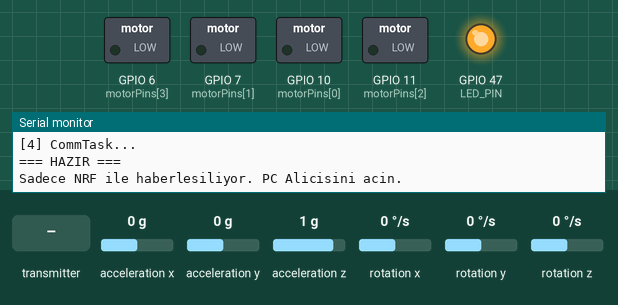
A sketch run on a simulated ESP32-S3. Parts: switched loads named in the sketch (green lamp = pin HIGH), output pins drawn as LEDs (lit = HIGH), the last lines printed to the serial monitor. Wiring (inferred from the names in the program): MPU-6050 motion sensor at I2C address 0x68. The test bench sets the inputs (shaded band); at power-on: acceleration x 0 g, acceleration y 0 g, rotation x 0 °/s, acceleration z 1 g, rotation y 0 °/s, rotation z 0 °/s. No radio packets arrive unless stated.

Above: at 6.7 s.
6.8 s: the transmitter starts sending throttle = 1024
At 7.3 s:
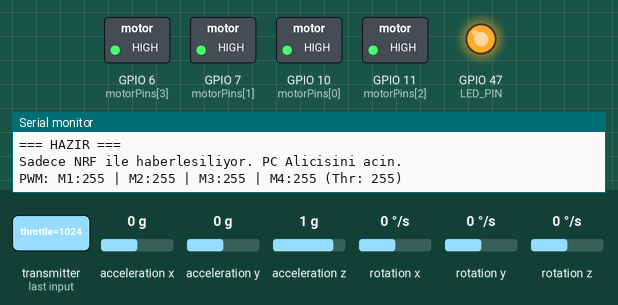
8.3 s: acceleration x set to -1.4 g
At 10.3 s:
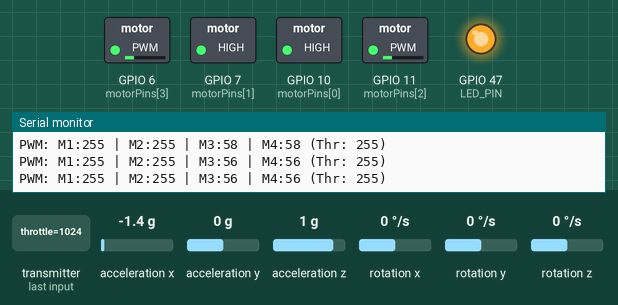
11.3 s: the transmitter starts sending roll = 1024
At 13.5 s:
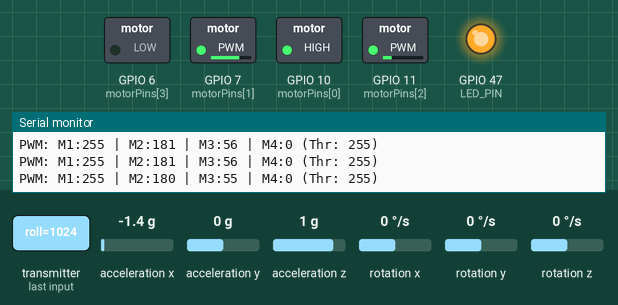
14.3 s: acceleration y set to 1.4 g
At 16.9 s:
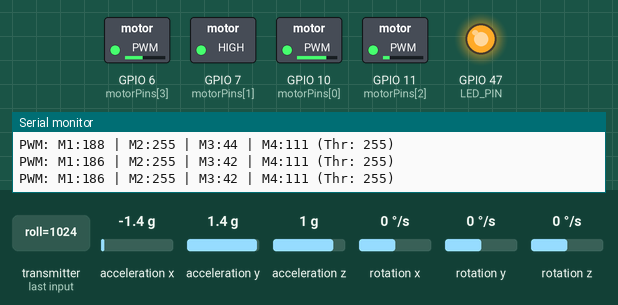
17.3 s: rotation x set to -184 °/s
At 19.1 s:
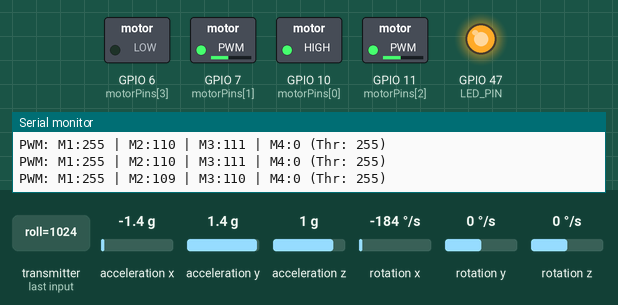
20.3 s: acceleration z set to 0 g
Timing chart, 0 to 23.2 s (numbered marks = the images above; inputs shaded):
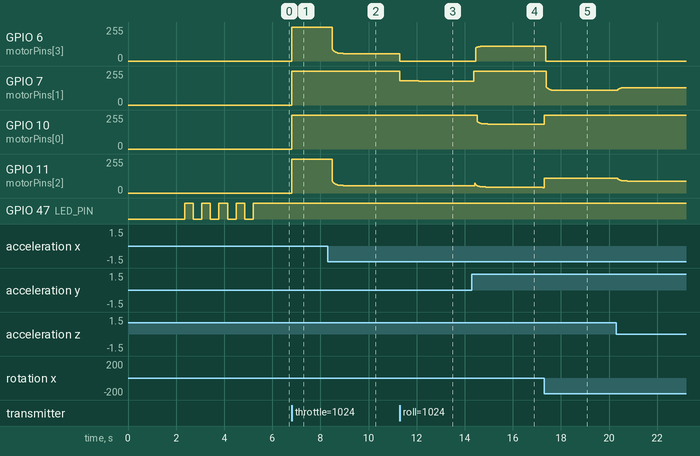

Measured:
- after the input at 6.8 s, GPIO 6 (motorPins[3]), GPIO 7 (motorPins[1]), GPIO 10 (motorPins[0]), GPIO 11 (motorPins[2]): 0/255 → 255/255 at once
- after the input at 8.3 s, GPIO 6 (motorPins[3]), GPIO 11 (motorPins[2]): moves from 255/255 to 56/255 over 0.46 s, starting after 0.19 s
- after the input at 11.3 s, GPIO 6 (motorPins[3]): 56/255 → 0/255 at once; GPIO 7 (motorPins[1]): 255/255 → 182/255 at once, → 181/255 0.46 s later, → 180/255 0.33 s later, → 179/255 0.92 s later; GPIO 11 (motorPins[2]): 56/255 → 55/255 after 0.46 s, → 56/255 0.33 s later, → 55/255 0.92 s later
- after the input at 14.3 s, GPIO 7 (motorPins[1]): 179/255 → 255/255 after 0.08 s; GPIO 10 (motorPins[0]): moves from 255/255 to 184/255 over 2.7 s, starting after 0.21 s
- after the input at 17.3 s, GPIO 7 (motorPins[1]): moves from 255/255 to 109/255 over 1.9 s, starting after 0.09 s; GPIO 11 (motorPins[2]): 40/255 → 111/255 at once, → 110/255 2.0 s later

The sketch:

droneeee.ino
```cpp
// ============================================================================
// ESP32-S3 SUPER MINI - MICRO DRONE FIRMWARE (SIMPLE)
// Joystick → Motor doğrudan kontrol, ARM/kilit YOK
// Core 0: WiFi + WebSocket
// Core 1: MPU6050 + PID + Motor
// ============================================================================

#include <Wire.h>
#include <SPI.h>
#include <RF24.h>

// ==========================================
// PIN CONFIG
// ==========================================
#define SDA_PIN 12
#define SCL_PIN 13
#define MPU_ADDR 0x68
#define LED_PIN 47

const int motorPins[] = {10, 7, 11, 6};
const int pwmFreq = 5000;
const int pwmResolution = 8;

// ==========================================
// FLIGHT PARAMS
// ==========================================
const float MAX_ANGLE = 20.0;
const float MAX_YAW_RATE = 90.0;
const float MAX_I_TERM = 40.0;

float Kp_roll  = 1.80, Ki_roll  = 0.04, Kd_roll  = 0.40;
float Kp_pitch = 1.80, Ki_pitch = 0.04, Kd_pitch = 0.40;
float Kp_yaw   = 2.50, Ki_yaw   = 0.05, Kd_yaw   = 0.00;

// ==========================================
// SHARED DATA (volatile)
// ==========================================
volatile int shared_throttle = 0;
volatile int shared_pitch = 0;
volatile int shared_roll = 0;
volatile int shared_yaw = 0;

volatile float tel_pitch = 0, tel_roll = 0, tel_yaw = 0;
volatile int tel_throttle = 0;

volatile int shared_m1 = 0;
volatile int shared_m2 = 0;
volatile int shared_m3 = 0;
volatile int shared_m4 = 0;

volatile int i2c_errors = 0;

volatile bool isCalibrated = false;
volatile bool isCalibrating = false;
volatile bool mpuOK = false;

// ==========================================
// FAILSAFE - WiFi Watchdog & Ramp-down
// ==========================================
volatile unsigned long lastCmdTime = 0;   // Son komut zamanı (millis)
const unsigned long CMD_TIMEOUT_MS = 500; // 500ms komut gelmezse failsafe
volatile bool failsafeActive = false;     // Failsafe durumu
volatile int failsafe_throttle = 0;       // Yavaş düşüş için anlık gaz
const int RAMPDOWN_STEP = 3;              // Her döngüde (500Hz) düşürülecek miktar
                                          // 255 / 3 = ~85 adım = ~170ms'de sıfıra iner

// ==========================================
// MPU6050 DATA
// ==========================================
int16_t raw_acc_x, raw_acc_y, raw_acc_z;
int16_t raw_gyro_x, raw_gyro_y, raw_gyro_z;
float gyroXOffset = 0, gyroYOffset = 0, gyroZOffset = 0;
float accRollOffset = 0, accPitchOffset = 0;

// ==========================================
// ATTITUDE & PID
// ==========================================
float roll_angle = 0, pitch_angle = 0, yaw_angle = 0;
float roll_i = 0, pitch_i = 0, yaw_i = 0;
float roll_pid_out = 0, pitch_pid_out = 0, yaw_pid_out = 0;

// ==========================================
// NRF24L01 CONFIG
// ==========================================
#define NRF_CE_PIN 1
#define NRF_CSN_PIN 2
#define NRF_SCK_PIN 3
#define NRF_MOSI_PIN 4
#define NRF_MISO_PIN 5

RF24 radio(NRF_CE_PIN, NRF_CSN_PIN);
const byte address[6] = "00001";

struct NRF_Payload {
  int16_t throttle;
  int16_t pitch;
  int16_t roll;
  int16_t yaw;
  int16_t cmd; // 1: Calibrate vb.
};
NRF_Payload nrfData;

struct NRF_Telemetry {
  float pitch;
  float roll;
  float yaw;
  int32_t cal_status; // 0=normal, 1=kalibre ediliyor, 2=kalibre edildi, 3=basarisiz
};
NRF_Telemetry telemetryData;

volatile bool nrfOK = false;

// ==========================================
// MPU6050 DRIVER
// ==========================================
bool initMPU6050() {
  Wire.begin(SDA_PIN, SCL_PIN, 400000);
  Wire.beginTransmission(MPU_ADDR);
  if (Wire.endTransmission() != 0) return false;

  Wire.beginTransmission(MPU_ADDR);
  Wire.write(0x6B); Wire.write(0x00);
  Wire.endTransmission();

  Wire.beginTransmission(MPU_ADDR);
  Wire.write(0x1A); Wire.write(0x03);
  Wire.endTransmission();

  Wire.beginTransmission(MPU_ADDR);
  Wire.write(0x1B); Wire.write(0x08);
  Wire.endTransmission();

  Wire.beginTransmission(MPU_ADDR);
  Wire.write(0x1C); Wire.write(0x08);
  Wire.endTransmission();

  return true;
}

void readMPU6050() {
  Wire.beginTransmission(MPU_ADDR);
  Wire.write(0x3B);
  if (Wire.endTransmission(false) != 0) {
    i2c_errors++;
    return;
  }
  int bytesReceived = Wire.requestFrom(MPU_ADDR, 14, true);
  if (bytesReceived < 14 || Wire.available() < 14) {
    i2c_errors++;
    return;
  }
  i2c_errors = 0;
  raw_acc_x  = (Wire.read() << 8) | Wire.read();
  raw_acc_y  = (Wire.read() << 8) | Wire.read();
  raw_acc_z  = (Wire.read() << 8) | Wire.read();
  Wire.read(); Wire.read();
  raw_gyro_x = (Wire.read() << 8) | Wire.read();
  raw_gyro_y = (Wire.read() << 8) | Wire.read();
  raw_gyro_z = (Wire.read() << 8) | Wire.read();
}

void calibrateGyro() {
  // GÜVENLİK: Gaz açıkken kalibrasyon yapma!
  if (shared_throttle > 5) {
    Serial.println("[CAL] REDDEDILDI - Önce gazi sifirla!");
    return;
  }

  // Motorları kapat
  for (int i = 0; i < 4; i++) ledcWrite(motorPins[i], 0);
  shared_throttle = 0;
  shared_pitch = 0;
  shared_roll = 0;
  shared_yaw = 0;

  isCalibrating = true;
  isCalibrated = false;
  Serial.println("[CAL] Kalibrasyon basliyor... Drone'u SABIT tutun!");

  // Ön bekleme - titreşim azalsın
  delay(500);

  long sum_x = 0, sum_y = 0, sum_z = 0;
  float sum_acc_roll = 0, sum_acc_pitch = 0;
  int validSamples = 0;
  const int targetSamples = 1000;
  int maxRetries = targetSamples + 200; // I2C hatalı okumaları tolere et

  // Titreşim tespiti için
  int16_t prev_gx = 0, prev_gy = 0, prev_gz = 0;
  int largeJumps = 0;

  for (int i = 0; i < maxRetries && validSamples < targetSamples; i++) {
    int prevErrors = i2c_errors;
    readMPU6050();

    // I2C okuma başarısız olduysa atla
    if (i2c_errors > prevErrors) {
      delay(2);
      continue;
    }

    // Titreşim kontrolü: önceki okumaya göre aşırı sapma var mı?
    if (validSamples > 0) {
      int16_t dx = abs(raw_gyro_x - prev_gx);
      int16_t dy = abs(raw_gyro_y - prev_gy);
      int16_t dz = abs(raw_gyro_z - prev_gz);
      if (dx > 500 || dy > 500 || dz > 500) {
        largeJumps++;
      }
    }
    prev_gx = raw_gyro_x;
    prev_gy = raw_gyro_y;
    prev_gz = raw_gyro_z;

    sum_x += raw_gyro_x;
    sum_y += raw_gyro_y;
    sum_z += raw_gyro_z;

    float ax = raw_acc_x / 8192.0;
    float ay = raw_acc_y / 8192.0;
    float az = raw_acc_z / 8192.0;
    sum_acc_roll += atan2(ay, sqrt(ax*ax + az*az)) * 180.0 / M_PI;
    sum_acc_pitch += -atan2(ax, sqrt(ay*ay + az*az)) * 180.0 / M_PI;

    validSamples++;

    if (validSamples % 100 == 0) digitalWrite(LED_PIN, !digitalRead(LED_PIN));
    delay(2);
  }

  if (validSamples < targetSamples) {
    Serial.printf("[CAL] BASARISIZ! Sadece %d/%d ornek okundu\n", validSamples, targetSamples);
    isCalibrating = false;
    isCalibrated = false;
    digitalWrite(LED_PIN, LOW);
    return;
  }

  // Titreşim uyarısı (kalibrasyon kabul edilir ama uyarı verilir)
  if (largeJumps > 50) {
    Serial.printf("[CAL] UYARI: %d titresim tespit edildi! Drone sabit degildi.\n", largeJumps);
  }

  gyroXOffset = (float)sum_x / validSamples;
  gyroYOffset = (float)sum_y / validSamples;
  gyroZOffset = (float)sum_z / validSamples;

  accRollOffset = sum_acc_roll / validSamples;
  accPitchOffset = sum_acc_pitch / validSamples;

  pitch_angle = 0;
  roll_angle = 0;
  yaw_angle = 0;

  Serial.printf("[CAL] OK! Offsets: X=%.1f Y=%.1f Z=%.1f (%d ornek, %d titresim)\n",
                gyroXOffset, gyroYOffset, gyroZOffset, validSamples, largeJumps);

  isCalibrating = false;
  isCalibrated = true;
  digitalWrite(LED_PIN, HIGH);
}

// ==========================================
// ATTITUDE & PID
// ==========================================
void computeAttitude(float dt) {
  float gr = (raw_gyro_x - gyroXOffset) / 65.5;
  float gp = (raw_gyro_y - gyroYOffset) / 65.5;
  float gy = (raw_gyro_z - gyroZOffset) / 65.5;

  float ax = raw_acc_x / 8192.0;
  float ay = raw_acc_y / 8192.0;
  float az = raw_acc_z / 8192.0;

  float acc_roll  = (atan2(ay, sqrt(ax*ax + az*az)) * 180.0 / M_PI) - accRollOffset;
  float acc_pitch = (-atan2(ax, sqrt(ay*ay + az*az)) * 180.0 / M_PI) - accPitchOffset;

  roll_angle  = 0.98 * (roll_angle + gr * dt) + 0.02 * acc_roll;
  pitch_angle = 0.98 * (pitch_angle + gp * dt) + 0.02 * acc_pitch;
  yaw_angle  += gy * dt;
  if (yaw_angle > 180.0)  yaw_angle -= 360.0;
  if (yaw_angle < -180.0) yaw_angle += 360.0;
}

void resetPID() {
  roll_i = 0; pitch_i = 0; yaw_i = 0;
  roll_pid_out = 0; pitch_pid_out = 0; yaw_pid_out = 0;
}

void computePID(float dt) {
  float target_roll  = (shared_roll / 100.0) * MAX_ANGLE;
  float target_pitch = (shared_pitch / 100.0) * MAX_ANGLE;
  float target_yaw_rate = (shared_yaw / 100.0) * MAX_YAW_RATE;

  float gr = (raw_gyro_x - gyroXOffset) / 65.5;
  float gp = (raw_gyro_y - gyroYOffset) / 65.5;
  float gy = (raw_gyro_z - gyroZOffset) / 65.5;

  float e_roll = target_roll - roll_angle;
  roll_i += e_roll * dt;
  roll_i = constrain(roll_i, -MAX_I_TERM, MAX_I_TERM);
  roll_pid_out = Kp_roll * e_roll + Ki_roll * roll_i + Kd_roll * (-gr);

  float e_pitch = target_pitch - pitch_angle;
  pitch_i += e_pitch * dt;
  pitch_i = constrain(pitch_i, -MAX_I_TERM, MAX_I_TERM);
  pitch_pid_out = Kp_pitch * e_pitch + Ki_pitch * pitch_i + Kd_pitch * (-gp);

  float e_yaw = target_yaw_rate - gy;
  yaw_i += e_yaw * dt;
  yaw_i = constrain(yaw_i, -MAX_I_TERM, MAX_I_TERM);
  yaw_pid_out = Kp_yaw * e_yaw + Ki_yaw * yaw_i;
}

void applyMotors() {
  int thr = shared_throttle;

  // ---- FAILSAFE KONTROL ----
  // Watchdog: Son komuttan bu yana CMD_TIMEOUT_MS geçtiyse failsafe aktif
  if (lastCmdTime > 0 && (millis() - lastCmdTime) > CMD_TIMEOUT_MS) {
    if (!failsafeActive) {
      failsafeActive = true;
      failsafe_throttle = thr; // Mevcut gazdan yavaşça düşür
      Serial.println("[FAILSAFE] WiFi timeout! Motor ramp-down basliyor...");
    }
  }

  // Failsafe aktifse: gazı kademeli düşür
  if (failsafeActive) {
    failsafe_throttle -= RAMPDOWN_STEP;
    if (failsafe_throttle < 0) failsafe_throttle = 0;
    thr = failsafe_throttle;
    shared_pitch = 0;
    shared_roll = 0;
    shared_yaw = 0;

    if (failsafe_throttle == 0) {
      for (int i = 0; i < 4; i++) ledcWrite(motorPins[i], 0);
      resetPID();
      shared_m1 = 0; shared_m2 = 0; shared_m3 = 0; shared_m4 = 0;
      static unsigned long lastFsLog = 0;
      if (millis() - lastFsLog >= 1000) {
        lastFsLog = millis();
        Serial.println("[FAILSAFE] Motorlar durduruldu. Baglanti bekleniyor...");
      }
      return;
    }
  }

  // Gaz 0 veya I2C hatası varsa motorları kapat, PID sıfırla
  if (thr < 5 || i2c_errors > 10) {
    for (int i = 0; i < 4; i++) ledcWrite(motorPins[i], 0);
    resetPID();
    shared_m1 = 0;
    shared_m2 = 0;
    shared_m3 = 0;
    shared_m4 = 0;
    failsafe_throttle = 0;
    return;
  }

  int m1, m2, m3, m4;

  if (mpuOK && isCalibrated && !isCalibrating) {
    // PID aktif: stabilize uçuş
    m1 = thr - pitch_pid_out + roll_pid_out - yaw_pid_out;
    m2 = thr - pitch_pid_out - roll_pid_out + yaw_pid_out;
    m3 = thr + pitch_pid_out + roll_pid_out + yaw_pid_out;
    m4 = thr + pitch_pid_out - roll_pid_out - yaw_pid_out;
  } else {
    // PID yok: doğrudan joystick mixing
    int p = shared_pitch;
    int r = shared_roll;
    int y = shared_yaw;
    m1 = thr - p + r - y;
    m2 = thr - p - r + y;
    m3 = thr + p + r + y;
    m4 = thr + p - r - y;
  }

  int m[4] = {m1, m2, m3, m4};

  // Taşma düzeltme
  int max_m = max(max(m[0], m[1]), max(m[2], m[3]));
  int min_m = min(min(m[0], m[1]), min(m[2], m[3]));
  if (max_m > 255) {
    int diff = max_m - 255;
    for (int i = 0; i < 4; i++) m[i] -= diff;
  }
  if (min_m < 0) {
    int diff = -min_m;
    for (int i = 0; i < 4; i++) m[i] += diff;
  }

  for (int i = 0; i < 4; i++) {
    m[i] = constrain(m[i], 0, 255);
    ledcWrite(motorPins[i], m[i]);
  }
  shared_m1 = m[0];
  shared_m2 = m[1];
  shared_m3 = m[2];
  shared_m4 = m[3];

  static unsigned long lastLog = 0;
  if (millis() - lastLog >= 500) {
    lastLog = millis();
    Serial.printf("PWM: M1:%d | M2:%d | M3:%d | M4:%d (Thr: %d)\n", m[0], m[1], m[2], m[3], thr);
  }
}

// ==========================================
// CORE 0: COMMUNICATION (NRF Only)
// ==========================================
void communicationTask(void* param) {
  while (1) {
    if (nrfOK && radio.available()) {
      radio.read(&nrfData, sizeof(NRF_Payload));

      lastCmdTime = millis(); // Failsafe watchdog sifirla
      if (failsafeActive) {
        failsafeActive = false;
        failsafe_throttle = 0;
        Serial.println("[FAILSAFE] NRF Baglanti geri geldi!");
      }

      if (nrfData.cmd == 1) { // Calibrate komutu
        if (shared_throttle <= 5) calibrateGyro();
      } else {
        shared_throttle = constrain(nrfData.throttle, 0, 255);
        shared_pitch = constrain(nrfData.pitch, -100, 100);
        shared_roll = constrain(nrfData.roll, -100, 100);
        shared_yaw = constrain(nrfData.yaw, -100, 100);
      }

      // Ack Payload hazirla (Bir sonraki paket icin)
      telemetryData.pitch = pitch_angle;
      telemetryData.roll = roll_angle;
      telemetryData.yaw = yaw_angle;
      if (isCalibrating) telemetryData.cal_status = 1;
      else if (isCalibrated) telemetryData.cal_status = 2;
      else telemetryData.cal_status = 0;
      radio.writeAckPayload(0, &telemetryData, sizeof(NRF_Telemetry));
    }

    vTaskDelay(pdMS_TO_TICKS(5));
  }
}

// ==========================================
// SETUP
// ==========================================
void setup() {
  Serial.begin(115200);
  delay(500);
  Serial.println("\n=== DRONE SIMPLE START ===");

  pinMode(LED_PIN, OUTPUT);
  digitalWrite(LED_PIN, LOW);

  // 1. Motor PWM
  Serial.println("[1] Motors...");
  for (int i = 0; i < 4; i++) {
    ledcAttach(motorPins[i], pwmFreq, pwmResolution);
    ledcWrite(motorPins[i], 0);
  }
  Serial.println("Motor pinleri: 10, 7, 11, 6");

  // 2. MPU6050
  Serial.println("[4] MPU6050...");
  mpuOK = initMPU6050();
  if (mpuOK) {
    Serial.println("MPU6050 OK - kalibre ediliyor...");
    Serial.println("Drone'u SABIT bir yuzey uzerine koyun!");
    delay(1000); // Kullanıcıya zaman tanı
    calibrateGyro();
  } else {
    Serial.println("MPU6050 YOK - PID'siz mod");
  }

  // 3. NRF24L01
  Serial.println("[3] NRF24L01 Init...");
  SPI.begin(NRF_SCK_PIN, NRF_MISO_PIN, NRF_MOSI_PIN, NRF_CSN_PIN);
  if (radio.begin()) {
    radio.openReadingPipe(0, address);
    radio.setPALevel(RF24_PA_MAX);
    radio.setDataRate(RF24_250KBPS);
    radio.setChannel(108);
    radio.enableDynamicPayloads();
    radio.enableAckPayload();
    radio.setCRCLength(RF24_CRC_16);
    radio.startListening();
    nrfOK = true;
    Serial.println("NRF24L01 Baglantisi Basarili!");

    // Ilk AckPayload
    telemetryData.pitch = 0; telemetryData.roll = 0; telemetryData.yaw = 0; telemetryData.cal_status = 0;
    radio.writeAckPayload(0, &telemetryData, sizeof(NRF_Telemetry));
  } else {
    Serial.println("NRF24L01 BULUNAMADI! Lutfen baglantilari kontrol edin.");
  }

  // 4. CommTask Core 0
  Serial.println("[4] CommTask...");
  xTaskCreatePinnedToCore(communicationTask, "Comm", 8192, NULL, 1, NULL, 0);

  Serial.println("=== HAZIR ===");
  Serial.println("Sadece NRF ile haberlesiliyor. PC Alicisini acin.");
  digitalWrite(LED_PIN, HIGH);
}

// ==========================================
// LOOP - Core 1: Flight Control
// ==========================================
void loop() {
  static unsigned long lastMicros = 0;

  unsigned long now = micros();
  if (now - lastMicros >= 2000) { // 500Hz
    float dt = (now - lastMicros) / 1000000.0;
    lastMicros = now;

    if (mpuOK) {
      readMPU6050();
      computeAttitude(dt);
      tel_pitch = pitch_angle;
      tel_roll = roll_angle;
      tel_yaw = yaw_angle;

      if (shared_throttle >= 5 && isCalibrated && !isCalibrating) {
        computePID(dt);
      }
    }

    applyMotors();
  } else {
    delayMicroseconds(100);
  }
}
```
